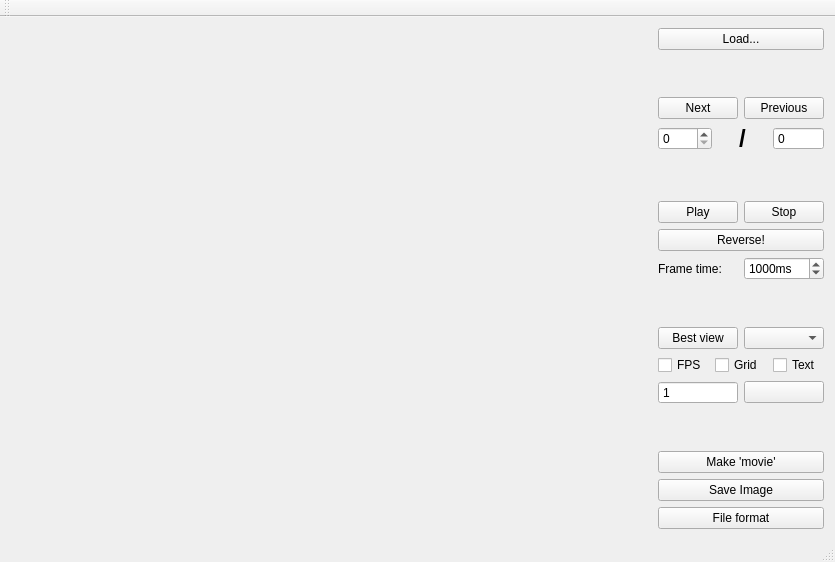
<?xml version="1.0" encoding="UTF-8"?>
<ui version="4.0">
 <class>MainWindow</class>
 <widget class="QMainWindow" name="MainWindow">
  <property name="geometry">
   <rect>
    <x>0</x>
    <y>0</y>
    <width>835</width>
    <height>562</height>
   </rect>
  </property>
  <property name="sizePolicy">
   <sizepolicy hsizetype="Expanding" vsizetype="Expanding">
    <horstretch>1</horstretch>
    <verstretch>1</verstretch>
   </sizepolicy>
  </property>
  <property name="windowTitle">
   <string>Diamond 3D Visualiser</string>
  </property>
  <widget class="QWidget" name="centralWidget">
   <property name="sizePolicy">
    <sizepolicy hsizetype="Expanding" vsizetype="Expanding">
     <horstretch>1</horstretch>
     <verstretch>1</verstretch>
    </sizepolicy>
   </property>
   <layout class="QHBoxLayout" name="horizontalLayout">
    <item>
     <layout class="QHBoxLayout" name="layoutMain" stretch="0,0">
      <property name="spacing">
       <number>2</number>
      </property>
      <property name="sizeConstraint">
       <enum>QLayout::SetMaximumSize</enum>
      </property>
      <item>
       <widget class="LifeViewer" name="viewer" native="true">
        <property name="sizePolicy">
         <sizepolicy hsizetype="Expanding" vsizetype="Expanding">
          <horstretch>1</horstretch>
          <verstretch>1</verstretch>
         </sizepolicy>
        </property>
       </widget>
      </item>
      <item>
       <layout class="QVBoxLayout" name="layoutControl">
        <property name="sizeConstraint">
         <enum>QLayout::SetMinimumSize</enum>
        </property>
        <item>
         <widget class="QPushButton" name="bLoad">
          <property name="toolTip">
           <string>Загрузить данные из файла...</string>
          </property>
          <property name="text">
           <string>Load...</string>
          </property>
         </widget>
        </item>
        <item>
         <spacer name="verticalSpacer_7">
          <property name="orientation">
           <enum>Qt::Vertical</enum>
          </property>
          <property name="sizeHint" stdset="0">
           <size>
            <width>20</width>
            <height>40</height>
           </size>
          </property>
         </spacer>
        </item>
        <item>
         <layout class="QHBoxLayout" name="horizontalLayout_7">
          <item>
           <widget class="QPushButton" name="bNext">
            <property name="toolTip">
             <string>Следующий шаг</string>
            </property>
            <property name="text">
             <string>Next</string>
            </property>
           </widget>
          </item>
          <item>
           <widget class="QPushButton" name="bPrev">
            <property name="toolTip">
             <string>Предыдущий шаг</string>
            </property>
            <property name="text">
             <string>Previous</string>
            </property>
           </widget>
          </item>
         </layout>
        </item>
        <item>
         <layout class="QHBoxLayout" name="horizontalLayout_2">
          <item>
           <widget class="QSpinBox" name="sbNum">
            <property name="toolTip">
             <string>Текущий шаг</string>
            </property>
            <property name="maximum">
             <number>9000</number>
            </property>
           </widget>
          </item>
          <item>
           <widget class="QLabel" name="lSlash">
            <property name="font">
             <font>
              <pointsize>18</pointsize>
              <weight>75</weight>
              <bold>true</bold>
             </font>
            </property>
            <property name="text">
             <string>/</string>
            </property>
            <property name="alignment">
             <set>Qt::AlignCenter</set>
            </property>
           </widget>
          </item>
          <item>
           <widget class="QSpinBox" name="sbMax">
            <property name="toolTip">
             <string>Максимальный номер шага</string>
            </property>
            <property name="readOnly">
             <bool>true</bool>
            </property>
            <property name="buttonSymbols">
             <enum>QAbstractSpinBox::NoButtons</enum>
            </property>
            <property name="maximum">
             <number>16777215</number>
            </property>
           </widget>
          </item>
         </layout>
        </item>
        <item>
         <spacer name="verticalSpacer">
          <property name="orientation">
           <enum>Qt::Vertical</enum>
          </property>
          <property name="sizeHint" stdset="0">
           <size>
            <width>20</width>
            <height>40</height>
           </size>
          </property>
         </spacer>
        </item>
        <item>
         <layout class="QHBoxLayout" name="horizontalLayout_4" stretch="1,1">
          <property name="sizeConstraint">
           <enum>QLayout::SetMinimumSize</enum>
          </property>
          <item>
           <widget class="QPushButton" name="bPlay">
            <property name="sizePolicy">
             <sizepolicy hsizetype="Minimum" vsizetype="Fixed">
              <horstretch>1</horstretch>
              <verstretch>0</verstretch>
             </sizepolicy>
            </property>
            <property name="toolTip">
             <string>Начать проигрывание анимации</string>
            </property>
            <property name="text">
             <string>Play</string>
            </property>
            <property name="flat">
             <bool>false</bool>
            </property>
           </widget>
          </item>
          <item>
           <widget class="QPushButton" name="bStop">
            <property name="sizePolicy">
             <sizepolicy hsizetype="Minimum" vsizetype="Fixed">
              <horstretch>1</horstretch>
              <verstretch>0</verstretch>
             </sizepolicy>
            </property>
            <property name="toolTip">
             <string>Остановить проигрывание</string>
            </property>
            <property name="text">
             <string>Stop</string>
            </property>
           </widget>
          </item>
         </layout>
        </item>
        <item>
         <widget class="QPushButton" name="bPlayBack">
          <property name="sizePolicy">
           <sizepolicy hsizetype="Minimum" vsizetype="Fixed">
            <horstretch>1</horstretch>
            <verstretch>0</verstretch>
           </sizepolicy>
          </property>
          <property name="toolTip">
           <string>Сменить направление проигрывания анимации</string>
          </property>
          <property name="text">
           <string>Reverse!</string>
          </property>
          <property name="flat">
           <bool>false</bool>
          </property>
         </widget>
        </item>
        <item>
         <layout class="QHBoxLayout" name="horizontalLayout_5">
          <property name="sizeConstraint">
           <enum>QLayout::SetMinimumSize</enum>
          </property>
          <item>
           <widget class="QLabel" name="label">
            <property name="text">
             <string>Frame time:</string>
            </property>
           </widget>
          </item>
          <item>
           <widget class="QSpinBox" name="sbAnimDelay">
            <property name="toolTip">
             <string>Длительность одного кадра при анимации</string>
            </property>
            <property name="suffix">
             <string>ms</string>
            </property>
            <property name="minimum">
             <number>100</number>
            </property>
            <property name="maximum">
             <number>20000</number>
            </property>
            <property name="singleStep">
             <number>100</number>
            </property>
            <property name="value">
             <number>1000</number>
            </property>
           </widget>
          </item>
         </layout>
        </item>
        <item>
         <spacer name="verticalSpacer_8">
          <property name="orientation">
           <enum>Qt::Vertical</enum>
          </property>
          <property name="sizeHint" stdset="0">
           <size>
            <width>20</width>
            <height>40</height>
           </size>
          </property>
         </spacer>
        </item>
        <item>
         <layout class="QHBoxLayout" name="horizontalLayout_6">
          <item>
           <widget class="QPushButton" name="bOpt">
            <property name="toolTip">
             <string>Установить камеру в наиболее оптимальную (по мнению программы) точку</string>
            </property>
            <property name="text">
             <string>Best view</string>
            </property>
           </widget>
          </item>
          <item>
           <widget class="QComboBox" name="cbType">
            <property name="toolTip">
             <string>Тип отрисовки</string>
            </property>
           </widget>
          </item>
         </layout>
        </item>
        <item>
         <layout class="QHBoxLayout" name="horizontalLayout_3">
          <item>
           <widget class="QCheckBox" name="cbFPS">
            <property name="toolTip">
             <string>Показывать FPS</string>
            </property>
            <property name="text">
             <string>FPS</string>
            </property>
           </widget>
          </item>
          <item>
           <widget class="QCheckBox" name="cbGrid">
            <property name="toolTip">
             <string>Показывать сетку в плоскости XY</string>
            </property>
            <property name="text">
             <string>Grid</string>
            </property>
           </widget>
          </item>
          <item>
           <widget class="QCheckBox" name="cbText">
            <property name="toolTip">
             <string>Показывать имя файла и номер шага</string>
            </property>
            <property name="text">
             <string>Text</string>
            </property>
           </widget>
          </item>
         </layout>
        </item>
        <item>
         <layout class="QHBoxLayout" name="horizontalLayout_8">
          <item>
           <widget class="QSpinBox" name="sbColorW">
            <property name="toolTip">
             <string>Выбрать тип клеток для установки цвета</string>
            </property>
            <property name="buttonSymbols">
             <enum>QAbstractSpinBox::NoButtons</enum>
            </property>
            <property name="minimum">
             <number>1</number>
            </property>
           </widget>
          </item>
          <item>
           <widget class="QPushButton" name="pColorC">
            <property name="toolTip">
             <string>Установить цвет для выбранного типа клеток</string>
            </property>
            <property name="text">
             <string/>
            </property>
           </widget>
          </item>
         </layout>
        </item>
        <item>
         <spacer name="verticalSpacer_9">
          <property name="orientation">
           <enum>Qt::Vertical</enum>
          </property>
          <property name="sizeHint" stdset="0">
           <size>
            <width>20</width>
            <height>40</height>
           </size>
          </property>
         </spacer>
        </item>
        <item>
         <widget class="QPushButton" name="pbMovie">
          <property name="toolTip">
           <string>Последовательно сохранить в отдлеьные файлы все изображения шагов (камера фиксирована)</string>
          </property>
          <property name="text">
           <string>Make 'movie'</string>
          </property>
         </widget>
        </item>
        <item>
         <widget class="QPushButton" name="bSaveImg">
          <property name="toolTip">
           <string>Сохраниьт текущую картинку в файл</string>
          </property>
          <property name="text">
           <string>Save Image</string>
          </property>
         </widget>
        </item>
        <item>
         <layout class="QVBoxLayout" name="verticalLayout">
          <item>
           <widget class="QPushButton" name="bSetSnapFormat">
            <property name="toolTip">
             <string>Выбрать формат файла для сохранения изображений</string>
            </property>
            <property name="text">
             <string>File format</string>
            </property>
           </widget>
          </item>
         </layout>
        </item>
       </layout>
      </item>
     </layout>
    </item>
   </layout>
  </widget>
  <widget class="QMenuBar" name="menuBar">
   <property name="geometry">
    <rect>
     <x>0</x>
     <y>0</y>
     <width>835</width>
     <height>23</height>
    </rect>
   </property>
  </widget>
  <widget class="QToolBar" name="mainToolBar">
   <attribute name="toolBarArea">
    <enum>TopToolBarArea</enum>
   </attribute>
   <attribute name="toolBarBreak">
    <bool>false</bool>
   </attribute>
  </widget>
  <widget class="QStatusBar" name="statusBar"/>
 </widget>
 <layoutdefault spacing="6" margin="11"/>
 <customwidgets>
  <customwidget>
   <class>LifeViewer</class>
   <extends>QWidget</extends>
   <header>lifeviewer.h</header>
   <container>1</container>
   <slots>
    <signal>frameChanged(int)</signal>
    <signal>frameMaxChanged(int)</signal>
    <slot>nextFrame()</slot>
    <slot>prevFrame()</slot>
    <slot>gotoFrame(int)</slot>
    <slot>loadData()</slot>
    <slot>setFPSIsDisplayed(bool)</slot>
    <slot>setGridIsDrawn(bool)</slot>
    <slot>setStereoDisplay(bool)</slot>
    <slot>openSnapshotFormatDialog()</slot>
    <slot>showEntireScene()</slot>
    <slot>saveSnapshot()</slot>
    <slot>startAnimation()</slot>
    <slot>stopAnimation()</slot>
    <slot>setAnimationPeriod(int)</slot>
    <slot>setShowText(bool)</slot>
    <slot>setDrawingMode(int)</slot>
    <slot>startReverseAnimation()</slot>
   </slots>
  </customwidget>
 </customwidgets>
 <resources/>
 <connections>
  <connection>
   <sender>bLoad</sender>
   <signal>clicked()</signal>
   <receiver>viewer</receiver>
   <slot>loadData()</slot>
   <hints>
    <hint type="sourcelabel">
     <x>749</x>
     <y>49</y>
    </hint>
    <hint type="destinationlabel">
     <x>578</x>
     <y>70</y>
    </hint>
   </hints>
  </connection>
  <connection>
   <sender>bNext</sender>
   <signal>clicked()</signal>
   <receiver>viewer</receiver>
   <slot>nextFrame()</slot>
   <hints>
    <hint type="sourcelabel">
     <x>685</x>
     <y>124</y>
    </hint>
    <hint type="destinationlabel">
     <x>573</x>
     <y>90</y>
    </hint>
   </hints>
  </connection>
  <connection>
   <sender>bPrev</sender>
   <signal>clicked()</signal>
   <receiver>viewer</receiver>
   <slot>prevFrame()</slot>
   <hints>
    <hint type="sourcelabel">
     <x>742</x>
     <y>124</y>
    </hint>
    <hint type="destinationlabel">
     <x>576</x>
     <y>222</y>
    </hint>
   </hints>
  </connection>
  <connection>
   <sender>sbNum</sender>
   <signal>valueChanged(int)</signal>
   <receiver>viewer</receiver>
   <slot>gotoFrame(int)</slot>
   <hints>
    <hint type="sourcelabel">
     <x>631</x>
     <y>155</y>
    </hint>
    <hint type="destinationlabel">
     <x>569</x>
     <y>189</y>
    </hint>
   </hints>
  </connection>
  <connection>
   <sender>viewer</sender>
   <signal>frameChanged(int)</signal>
   <receiver>sbNum</receiver>
   <slot>setValue(int)</slot>
   <hints>
    <hint type="sourcelabel">
     <x>565</x>
     <y>161</y>
    </hint>
    <hint type="destinationlabel">
     <x>630</x>
     <y>151</y>
    </hint>
   </hints>
  </connection>
  <connection>
   <sender>viewer</sender>
   <signal>frameMaxChanged(int)</signal>
   <receiver>sbMax</receiver>
   <slot>setValue(int)</slot>
   <hints>
    <hint type="sourcelabel">
     <x>534</x>
     <y>135</y>
    </hint>
    <hint type="destinationlabel">
     <x>756</x>
     <y>144</y>
    </hint>
   </hints>
  </connection>
  <connection>
   <sender>bSetSnapFormat</sender>
   <signal>clicked()</signal>
   <receiver>viewer</receiver>
   <slot>openSnapshotFormatDialog()</slot>
   <hints>
    <hint type="sourcelabel">
     <x>688</x>
     <y>521</y>
    </hint>
    <hint type="destinationlabel">
     <x>597</x>
     <y>450</y>
    </hint>
   </hints>
  </connection>
  <connection>
   <sender>bOpt</sender>
   <signal>clicked()</signal>
   <receiver>viewer</receiver>
   <slot>showEntireScene()</slot>
   <hints>
    <hint type="sourcelabel">
     <x>681</x>
     <y>335</y>
    </hint>
    <hint type="destinationlabel">
     <x>597</x>
     <y>318</y>
    </hint>
   </hints>
  </connection>
  <connection>
   <sender>bSaveImg</sender>
   <signal>clicked()</signal>
   <receiver>viewer</receiver>
   <slot>saveSnapshot()</slot>
   <hints>
    <hint type="sourcelabel">
     <x>656</x>
     <y>483</y>
    </hint>
    <hint type="destinationlabel">
     <x>597</x>
     <y>418</y>
    </hint>
   </hints>
  </connection>
  <connection>
   <sender>cbFPS</sender>
   <signal>clicked(bool)</signal>
   <receiver>viewer</receiver>
   <slot>setFPSIsDisplayed(bool)</slot>
   <hints>
    <hint type="sourcelabel">
     <x>654</x>
     <y>349</y>
    </hint>
    <hint type="destinationlabel">
     <x>597</x>
     <y>380</y>
    </hint>
   </hints>
  </connection>
  <connection>
   <sender>cbGrid</sender>
   <signal>clicked(bool)</signal>
   <receiver>viewer</receiver>
   <slot>setGridIsDrawn(bool)</slot>
   <hints>
    <hint type="sourcelabel">
     <x>708</x>
     <y>346</y>
    </hint>
    <hint type="destinationlabel">
     <x>597</x>
     <y>400</y>
    </hint>
   </hints>
  </connection>
  <connection>
   <sender>pbMovie</sender>
   <signal>clicked()</signal>
   <receiver>MainWindow</receiver>
   <slot>makeMovie()</slot>
   <hints>
    <hint type="sourcelabel">
     <x>756</x>
     <y>452</y>
    </hint>
    <hint type="destinationlabel">
     <x>722</x>
     <y>312</y>
    </hint>
   </hints>
  </connection>
  <connection>
   <sender>bPlay</sender>
   <signal>clicked()</signal>
   <receiver>viewer</receiver>
   <slot>startAnimation()</slot>
   <hints>
    <hint type="sourcelabel">
     <x>645</x>
     <y>215</y>
    </hint>
    <hint type="destinationlabel">
     <x>597</x>
     <y>270</y>
    </hint>
   </hints>
  </connection>
  <connection>
   <sender>bStop</sender>
   <signal>clicked()</signal>
   <receiver>viewer</receiver>
   <slot>stopAnimation()</slot>
   <hints>
    <hint type="sourcelabel">
     <x>735</x>
     <y>213</y>
    </hint>
    <hint type="destinationlabel">
     <x>597</x>
     <y>284</y>
    </hint>
   </hints>
  </connection>
  <connection>
   <sender>sbAnimDelay</sender>
   <signal>valueChanged(int)</signal>
   <receiver>viewer</receiver>
   <slot>setAnimationPeriod(int)</slot>
   <hints>
    <hint type="sourcelabel">
     <x>775</x>
     <y>256</y>
    </hint>
    <hint type="destinationlabel">
     <x>597</x>
     <y>298</y>
    </hint>
   </hints>
  </connection>
  <connection>
   <sender>cbText</sender>
   <signal>clicked(bool)</signal>
   <receiver>viewer</receiver>
   <slot>setShowText(bool)</slot>
   <hints>
    <hint type="sourcelabel">
     <x>743</x>
     <y>357</y>
    </hint>
    <hint type="destinationlabel">
     <x>597</x>
     <y>363</y>
    </hint>
   </hints>
  </connection>
  <connection>
   <sender>cbType</sender>
   <signal>currentIndexChanged(int)</signal>
   <receiver>viewer</receiver>
   <slot>setDrawingMode(int)</slot>
   <hints>
    <hint type="sourcelabel">
     <x>729</x>
     <y>332</y>
    </hint>
    <hint type="destinationlabel">
     <x>590</x>
     <y>336</y>
    </hint>
   </hints>
  </connection>
  <connection>
   <sender>sbColorW</sender>
   <signal>valueChanged(int)</signal>
   <receiver>MainWindow</receiver>
   <slot>setColorWChanged(int)</slot>
   <hints>
    <hint type="sourcelabel">
     <x>685</x>
     <y>380</y>
    </hint>
    <hint type="destinationlabel">
     <x>676</x>
     <y>413</y>
    </hint>
   </hints>
  </connection>
  <connection>
   <sender>pColorC</sender>
   <signal>clicked()</signal>
   <receiver>MainWindow</receiver>
   <slot>setColorClicked()</slot>
   <hints>
    <hint type="sourcelabel">
     <x>747</x>
     <y>387</y>
    </hint>
    <hint type="destinationlabel">
     <x>745</x>
     <y>398</y>
    </hint>
   </hints>
  </connection>
  <connection>
   <sender>bPlayBack</sender>
   <signal>clicked()</signal>
   <receiver>viewer</receiver>
   <slot>startReverseAnimation()</slot>
   <hints>
    <hint type="sourcelabel">
     <x>689</x>
     <y>223</y>
    </hint>
    <hint type="destinationlabel">
     <x>280</x>
     <y>287</y>
    </hint>
   </hints>
  </connection>
 </connections>
 <slots>
  <slot>makeMovie()</slot>
  <slot>setColorClicked()</slot>
  <slot>setColorWChanged(int)</slot>
 </slots>
</ui>
